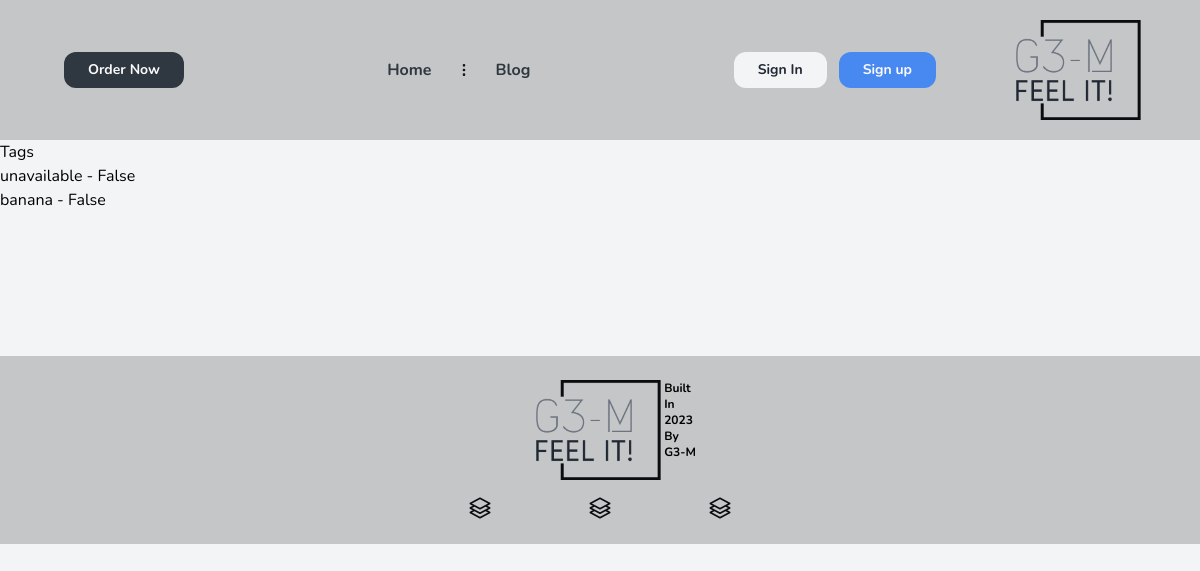
The page /tags/ on the database as committed earlier.
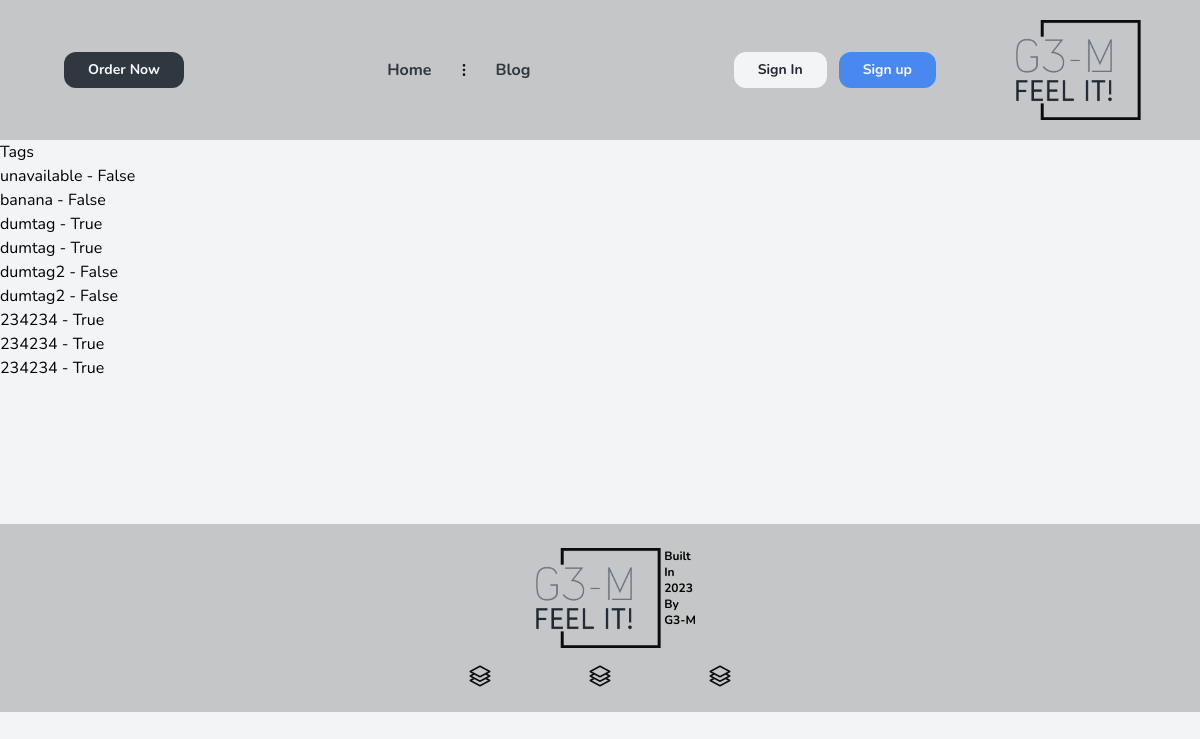
The same page on the database as committed later.
### tag/models.py (models this page shows, shortened)
class Tag(BaseModel):
    label = models.CharField(max_length=255)
    available = models.BooleanField(default=True)

### tag/views.py (the view)
# urls.py: path('', views.TagListView.as_view(), name='tag'),
class TagListView(ListView):
    model = Tag
    template_name = 'Tag_ListTemplate.html'
    context_object_name = 'tags'

### core/models.py (called while the page is built)
    def get_queryset(self):
        return super().get_queryset().filter(deleted_at__isnull=True)

### templates/Tag_ListTemplate.html
{% extends 'base.html' %}
{% block content %}
    <h1>Tags</h1>
    <ul>
    {% for tag in tags %}
        <li>{{ tag.label }} - {{ tag.available }}</li>
    {% empty %}
        <li>No tag yet.</li>
    {% endfor %}
    </ul>
{% endblock %}

### templates/base.html (shortened to what this page needs)
{% load static %}
<!DOCTYPE html>
<html lang="en">
<head>
    <link rel="stylesheet" href="{% static 'src/styles.css' %}">
</head>
<body class="bg-gray-100 font-enfont">
    <div class="bg-cafe-white flex  px-4 py-5">
        <nav class=" px-4 lg:py-4 flex justify-between items-center bg-cafe-white  w-full lg:mx-8 opacity-90">
        <div>
            <a class="hidden lg:inline-block py-2 px-6 bg-cafe-gray hover:bg-cafe-blue text-sm text-white font-bold rounded-xl transition duration-200" href="">Order Now</a>
        </div>
		<ul class="hidden lg:flex lg:items-start lg:justify-center lg:w-auto lg:space-x-6">
			<li class="place-self-center"><a class="text-md text-cafe-gray hover:text-blue-600 font-bold" href="{% url 'core:home' %}">Home</a></li>
			<li class="place-self-center">
				<svg xmlns="http://www.w3.org/2000/svg" fill="black" stroke="black" class="w-4 h-4 current-fill" viewBox="0 0 24 24">
					<path stroke-linecap="round" stroke-linejoin="round" stroke-width="2" d="M12 5v0m0 7v0m0 7v0m0-13a1 1 0 110-2 1 1 0 010 2zm0 7a1 1 0 110-2 1 1 0 010 2zm0 7a1 1 0 110-2 1 1 0 010 2z" />
				</svg>
			</li>
			<li class="place-self-center"><a class="text-md text-cafe-gray hover:text-blue-600 font-bold " href="{% url 'blog:list-blog' %}">Blog</a></li>
		</ul>
        <div class="flex">
            {% if not user.is_authenticated %}
            <a class="hidden lg:inline-block lg:ml-auto lg:mr-3 py-2 px-6 bg-gray-50 hover:bg-gray-100 text-sm text-gray-900 font-bold  rounded-xl transition duration-200" href="{% url 'users:login' %}">Sign In</a>
            <a class="hidden lg:inline-block py-2 px-6 bg-blue-500 hover:bg-blue-600 text-sm text-white font-bold rounded-xl transition duration-200" href="{% url 'users:register' %}">Sign up</a>
            {% else %}
            <a class="hidden lg:inline-block py-2 px-6 bg-rose-600 hover:bg-cafe-gray text-sm text-white font-bold rounded-xl transition duration-200" href="{% url 'users:logout' %}">Logout</a>
            {% endif %}
        </div>
        </nav>
        <img class="w-24 h-fit mr-3 lg:w-40 lg:mr-10" src="{% static 'src/Logo.png' %}">
    </div>
    <div class="mb-36 h-full">
        {% block content %}{% endblock %}
    </div>
    <footer class="bg-cafe-white flex flex-col items-center bottom-0 w-full z-30 py-6">
    <div class="mb-4 flex">
        <img class="w-16 lg:w-40 h-fit" src="{% static 'src/Logo.png' %}">
        <div class="lg:flex flex-col hidden">
            <p class="font-bold text-xs ">Built </p>
            <p class="font-bold text-xs "> In </p>
            <p class="font-bold text-xs "> 2023 </p>
            <p class="font-bold text-xs "> By </p>
            <p class="font-bold text-xs "> G3-M</p>
        </div>
    </div>
    <div class="flex items-center text-cafe-black gap-x-24 inline-block">
        </div>
    </footer>
</body>
</html>

Rows that differ between the two databases and show on the page:
added Tag: label "dumtag", available "True"
added Tag: label "dumtag", available "True"
added Tag: label "dumtag2", available "False"
added Tag: label "dumtag2", available "False"
added Tag: label "234234", available "True"
added Tag: label "234234", available "True"
added Tag: label "234234", available "True"
